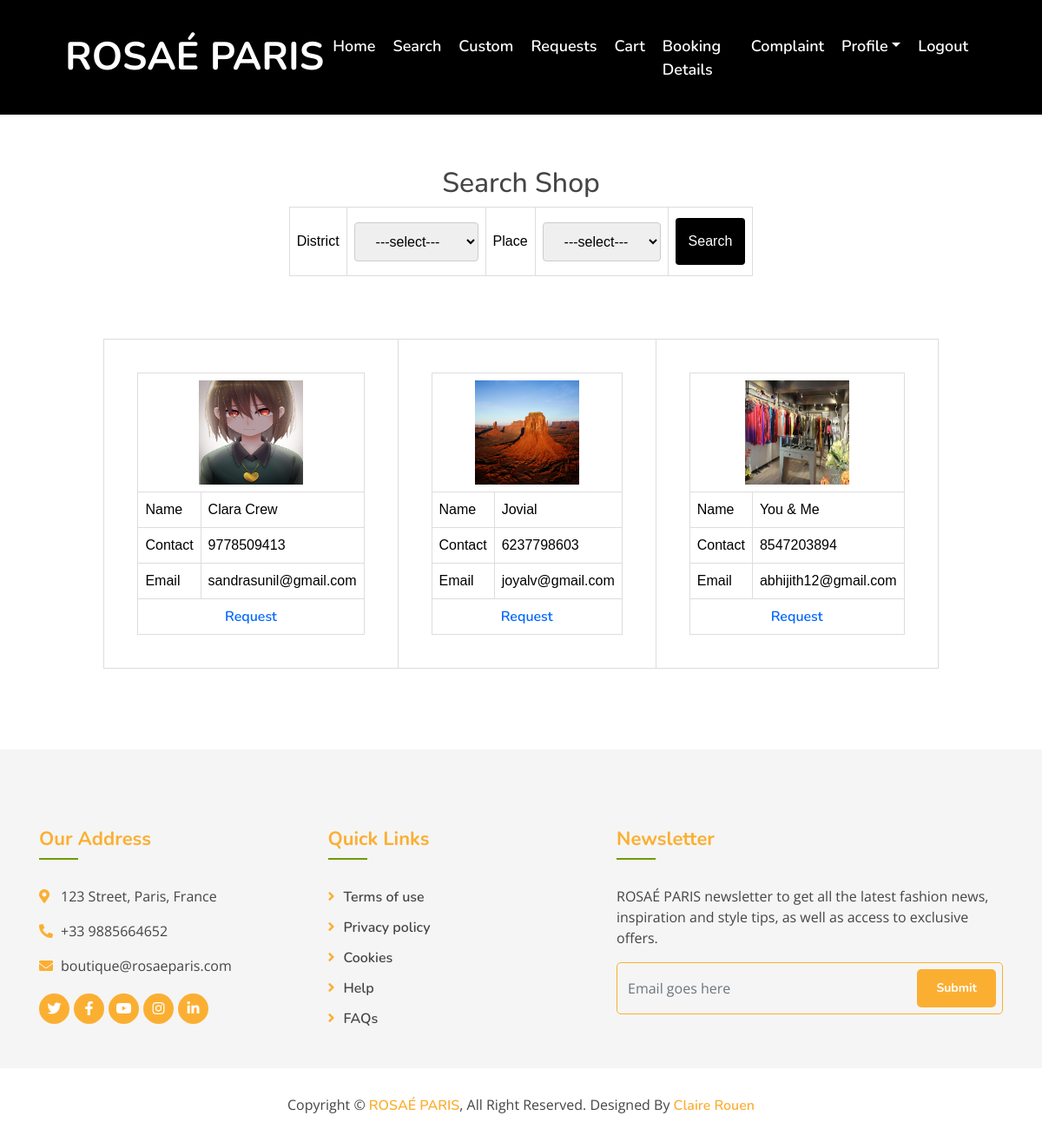
The app's page /Project/User/SearchShop.php with its own data.
### tables this page shows
CREATE TABLE `tbl_shop` (
  `shop_id` int(11) NOT NULL,
  `shop_name` varchar(100) NOT NULL,
  `shop_contact` varchar(100) NOT NULL,
  `shop_address` varchar(100) NOT NULL,
  `shop_email` varchar(100) NOT NULL,
  `place_id` int(11) NOT NULL,
  `shop_photo` varchar(100) NOT NULL,
  `shop_proof` varchar(100) NOT NULL,
  `shop_status` varchar(100) NOT NULL DEFAULT '0',
  `shop_password` varchar(100) NOT NULL,
  `shop_doj` int(11) NOT NULL
);

### Project/User/SearchShop.php (the view, shortened to what this page needs)
<?php
include("Head.php");
?>
<!DOCTYPE html>
<html lang="en">
<head>
</head>
<body>
    <div id="tab" align="center">
        <h2>Search Shop</h2>
        <form method="POST">
            <table border="1">
                <tr>
                    <td>District</td>
                    <td>
                        <select name="sel_district" id="sel_district" onChange="getPlace(this.value)" autocomplete="off" required>
                            <option value="">---select---</option>
                        </select>
                    </td>
                    <td>Place</td>
                    <td>
                        <select name="sel_place" id="sel_place" autocomplete="off" required>
                            <option value="">---select---</option>
                        </select>
                    </td>
                    <td>
                       <input type="submit" name="btn_search" value="Search"/>
                    </td>
                </tr>
            </table>
        </form>
        <br><br><br>
        <table>
            <tr>
                <?php
                    $selQry ="select * from tbl_shop s inner join tbl_place p on p.place_id=s.place_id inner join tbl_district d on d.district_id=p.district_id where true";
                    $result=$Conn->Query($selQry);
                    if($result->num_rows>0)
                    {
                        while($data=$result->fetch_assoc())
                        {
                            ?>
                                <td>
                                    <table style="margin:30px">
                                        <tr>
                                            <td colspan="2" align="center">
                                                <img src="../Assets/Files/Photo/<?php echo $data["shop_photo"]?>" width="120" height="120"/>
                                            </td>
                                        </tr>
                                        <tr>
                                            <td>
                                                Name
                                            </td>
                                            <td>
                                                <?php echo $data["shop_name"]?>
                                            </td>
                                        </tr>
                                        <tr>
                                            <td>
                                                Contact
                                            </td>
                                            <td>
                                                <?php echo $data["shop_contact"]?>
                                            </td>
                                        </tr>
                                        <tr>
                                            <td>
                                                Email
                                            </td>
                                            <td>
                                                <?php echo $data["shop_email"]?>
                                            </td>
                                        </tr>
                                        <tr>
                                            <td colspan="2" align="center">
                                                <a href="SendRequest.php?sid=<?php echo $data["shop_id"]?>">Request</a>
                                            </td>
                                        </tr>
                                    </table>
                                </td>
                            <?php
                        }
                    }
                    else{
                        echo "<h2>No Shop Found in this Place</h2>";
                    }
                    ?>
        </table>
    </div>
</body>
    <?php
	include("Foot.php");
	?>
</html>

### Project/Assets/Template/Main/css/style.css (style rules this page uses)
body { color: #757575; background: #ffffff; font-family: 'open sans', sans-serif; }
h1, h2, h3, h4, h5, h6 { color: #454545; font-family: 'Nunito', sans-serif; }
a { font-family: 'Nunito', sans-serif; font-weight: 600; color: #fbaf32; transition: .3s; }

### Project/Assets/Template/form.css (style rules this page uses)
#tab { font-family: "Trebuchet MS", Arial, Helvetica, sans-serif; border-collapse: collapse; width: 100%; }
#tab td, #tab th { border: 1px solid #ddd; padding: 8px; color: black; }
#tab a { color:#06F; }
input[type=text],[type=password],[type=email],[type=date], select { width: 100%; padding: 12px 20px; margin: 8px 0; display: inline-block; border: 1px solid #ccc; border-radius: 4px; box-sizing: border-box; }
input[type=submit] { background-color: black; color: white; padding: 15px; margin: 4px 0; border: none; border-radius: 4px; cursor: pointer; }

### records on screen
tbl_shop: shop_photo (picture), shop_name "Clara Crew", shop_contact "9778509413", shop_email "sandrasunil@gmail.com"
tbl_shop: shop_photo (picture), shop_name "Jovial", shop_contact "6237798603", shop_email "joyalv@gmail.com"
tbl_shop: shop_photo (picture), shop_name "You & Me", shop_contact "8547203894", shop_email "abhijith12@gmail.com"
